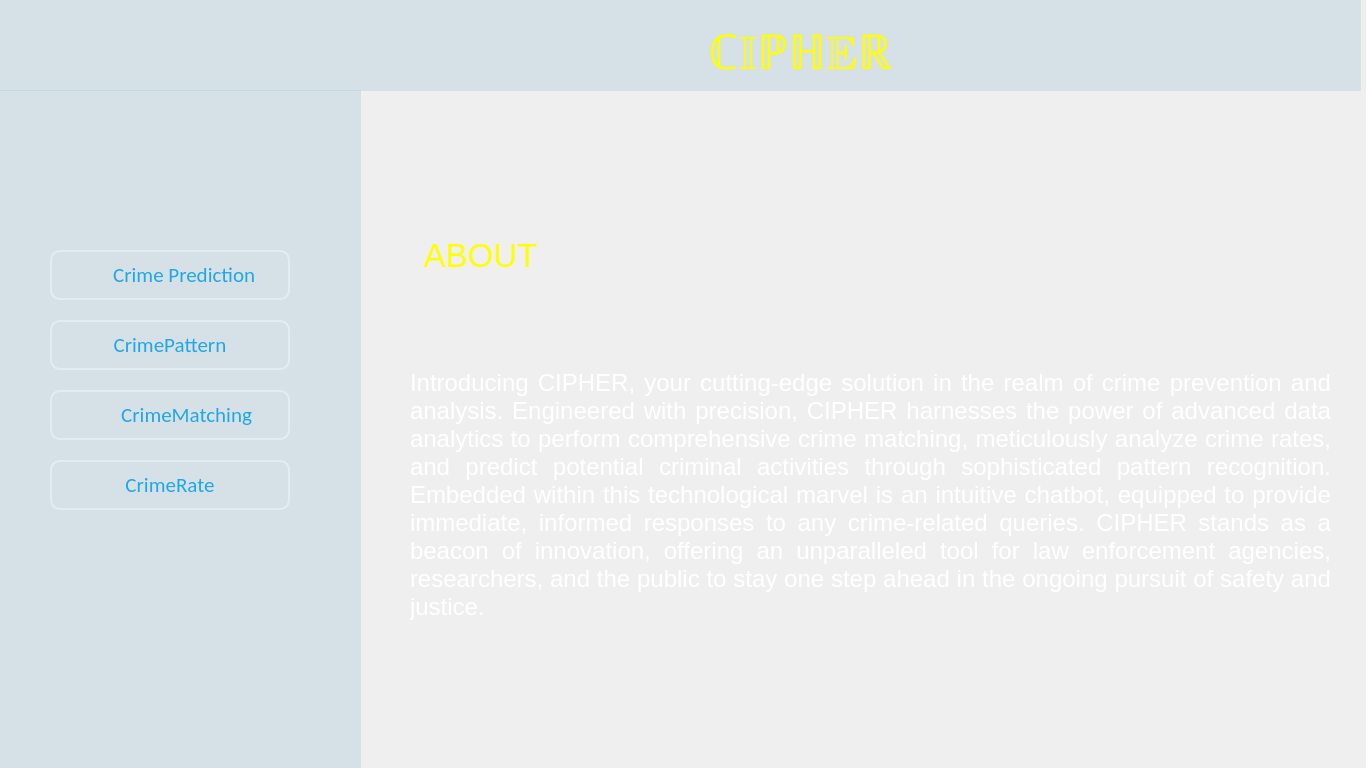
<?xml version="1.0" encoding="UTF-8"?>
<ui version="4.0">
 <class>Dialog</class>
 <widget class="QDialog" name="Dialog">
  <property name="geometry">
   <rect>
    <x>0</x>
    <y>0</y>
    <width>1366</width>
    <height>768</height>
   </rect>
  </property>
  <property name="windowTitle">
   <string>Dialog</string>
  </property>
  <widget class="QLabel" name="background">
   <property name="geometry">
    <rect>
     <x>-10</x>
     <y>0</y>
     <width>1366</width>
     <height>768</height>
    </rect>
   </property>
   <property name="text">
    <string/>
   </property>
   <property name="pixmap">
    <pixmap>Images/BG.jpg</pixmap>
   </property>
   <property name="scaledContents">
    <bool>true</bool>
   </property>
  </widget>
  <widget class="QLabel" name="cipher">
   <property name="geometry">
    <rect>
     <x>670</x>
     <y>10</y>
     <width>261</width>
     <height>81</height>
    </rect>
   </property>
   <property name="styleSheet">
    <string notr="true">color: rgb(255, 255, 0);
font: 75 36pt ;
</string>
   </property>
   <property name="text">
    <string>ℂ𝕀ℙℍ𝔼ℝ</string>
   </property>
   <property name="alignment">
    <set>Qt::AlignCenter</set>
   </property>
  </widget>
  <widget class="QPushButton" name="crimematching">
   <property name="geometry">
    <rect>
     <x>50</x>
     <y>390</y>
     <width>240</width>
     <height>50</height>
    </rect>
   </property>
   <property name="font">
    <font>
     <family>Calibri</family>
     <pointsize>16</pointsize>
     <weight>50</weight>
     <italic>false</italic>
     <bold>false</bold>
    </font>
   </property>
   <property name="acceptDrops">
    <bool>false</bool>
   </property>
   <property name="autoFillBackground">
    <bool>false</bool>
   </property>
   <property name="styleSheet">
    <string notr="true">color: rgb(0, 163, 238);
font: 16pt &quot;Calibri&quot;;
border:2px solid white;
border-radius:10px;
background-color: rgba(255, 255, 255,0);</string>
   </property>
   <property name="text">
    <string>       CrimeMatching</string>
   </property>
  </widget>
  <widget class="QPushButton" name="crimeprediction">
   <property name="geometry">
    <rect>
     <x>50</x>
     <y>250</y>
     <width>240</width>
     <height>50</height>
    </rect>
   </property>
   <property name="font">
    <font>
     <family>Calibri</family>
     <pointsize>16</pointsize>
     <weight>50</weight>
     <italic>false</italic>
     <bold>false</bold>
    </font>
   </property>
   <property name="styleSheet">
    <string notr="true">color: rgb(0, 163, 238);
font: 16pt &quot;Calibri&quot;;
border:2px solid white;
border-radius:10px;
background-color: rgba(255, 255, 255,0);</string>
   </property>
   <property name="text">
    <string>      Crime Prediction</string>
   </property>
  </widget>
  <widget class="QPushButton" name="crimepattern">
   <property name="geometry">
    <rect>
     <x>50</x>
     <y>320</y>
     <width>240</width>
     <height>50</height>
    </rect>
   </property>
   <property name="font">
    <font>
     <family>Calibri</family>
     <pointsize>16</pointsize>
     <weight>50</weight>
     <italic>false</italic>
     <bold>false</bold>
    </font>
   </property>
   <property name="styleSheet">
    <string notr="true">color: rgb(0, 163, 238);
font: 16pt &quot;Calibri&quot;;
border:2px solid white;
border-radius:10px;
background-color: rgba(255, 255, 255,0);</string>
   </property>
   <property name="text">
    <string>CrimePattern</string>
   </property>
  </widget>
  <widget class="QLabel" name="about">
   <property name="geometry">
    <rect>
     <x>310</x>
     <y>210</y>
     <width>341</width>
     <height>91</height>
    </rect>
   </property>
   <property name="font">
    <font>
     <family>Arial</family>
     <pointsize>25</pointsize>
     <weight>9</weight>
     <italic>false</italic>
     <bold>false</bold>
    </font>
   </property>
   <property name="styleSheet">
    <string notr="true">font: 75 25pt &quot;Arial&quot;;
color: rgb(255, 255, 0);

</string>
   </property>
   <property name="text">
    <string>ABOUT</string>
   </property>
   <property name="alignment">
    <set>Qt::AlignCenter</set>
   </property>
  </widget>
  <widget class="QLabel" name="para">
   <property name="geometry">
    <rect>
     <x>410</x>
     <y>240</y>
     <width>921</width>
     <height>511</height>
    </rect>
   </property>
   <property name="font">
    <font>
     <family>MS Sans Serif</family>
     <pointsize>17</pointsize>
     <weight>50</weight>
     <italic>false</italic>
     <bold>false</bold>
    </font>
   </property>
   <property name="styleSheet">
    <string notr="true">font: 17pt &quot;MS Sans Serif&quot;;
color:rgb(0, 0, 0)</string>
   </property>
   <property name="text">
    <string>&lt;html&gt;&lt;head/&gt;&lt;body&gt;&lt;p align=&quot;justify&quot;&gt;&lt;span style=&quot; font-family:'Arvo variant1','Tofu'; font-size:18pt; color:#ffffff;&quot;&gt;Introducing CIPHER, your cutting-edge solution in the realm of crime prevention and analysis. Engineered with precision, CIPHER harnesses the power of advanced data analytics to perform comprehensive crime matching, meticulously analyze crime rates, and predict potential criminal activities through sophisticated pattern recognition. Embedded within this technological marvel is an intuitive chatbot, equipped to provide immediate, informed responses to any crime-related queries. CIPHER stands as a beacon of innovation, offering an unparalleled tool for law enforcement agencies, researchers, and the public to stay one step ahead in the ongoing pursuit of safety and justice.&lt;/span&gt;&lt;/p&gt;&lt;/body&gt;&lt;/html&gt;</string>
   </property>
   <property name="scaledContents">
    <bool>true</bool>
   </property>
   <property name="wordWrap">
    <bool>true</bool>
   </property>
  </widget>
  <widget class="QPushButton" name="crimerate">
   <property name="geometry">
    <rect>
     <x>50</x>
     <y>460</y>
     <width>240</width>
     <height>50</height>
    </rect>
   </property>
   <property name="font">
    <font>
     <family>Calibri</family>
     <pointsize>16</pointsize>
     <weight>50</weight>
     <italic>false</italic>
     <bold>false</bold>
    </font>
   </property>
   <property name="acceptDrops">
    <bool>false</bool>
   </property>
   <property name="autoFillBackground">
    <bool>false</bool>
   </property>
   <property name="styleSheet">
    <string notr="true">color: rgb(0, 163, 238);
font: 16pt &quot;Calibri&quot;;
border:2px solid white;
border-radius:10px;
background-color: rgba(255, 255, 255,0);
</string>
   </property>
   <property name="text">
    <string>CrimeRate</string>
   </property>
  </widget>
  <widget class="QLabel" name="blurtop">
   <property name="geometry">
    <rect>
     <x>0</x>
     <y>0</y>
     <width>1361</width>
     <height>91</height>
    </rect>
   </property>
   <property name="styleSheet">
    <string notr="true">background-color: rgba(131, 177, 203,60);</string>
   </property>
   <property name="text">
    <string/>
   </property>
  </widget>
  <widget class="QLabel" name="blurside">
   <property name="geometry">
    <rect>
     <x>0</x>
     <y>90</y>
     <width>361</width>
     <height>771</height>
    </rect>
   </property>
   <property name="styleSheet">
    <string notr="true">background-color: rgba(131, 177, 203,60);</string>
   </property>
   <property name="text">
    <string/>
   </property>
  </widget>
  <widget class="QLabel" name="label">
   <property name="geometry">
    <rect>
     <x>60</x>
     <y>400</y>
     <width>31</width>
     <height>31</height>
    </rect>
   </property>
   <property name="styleSheet">
    <string notr="true">color: rgb(255, 255, 255);</string>
   </property>
   <property name="text">
    <string/>
   </property>
   <property name="pixmap">
    <pixmap>Images/Icons/puzzle.png</pixmap>
   </property>
   <property name="scaledContents">
    <bool>true</bool>
   </property>
  </widget>
  <widget class="QLabel" name="label_2">
   <property name="geometry">
    <rect>
     <x>60</x>
     <y>470</y>
     <width>31</width>
     <height>31</height>
    </rect>
   </property>
   <property name="styleSheet">
    <string notr="true">color: rgb(255, 255, 255);</string>
   </property>
   <property name="text">
    <string/>
   </property>
   <property name="pixmap">
    <pixmap>Images/Icons/interest-rate.png</pixmap>
   </property>
   <property name="scaledContents">
    <bool>true</bool>
   </property>
  </widget>
  <widget class="QLabel" name="label_3">
   <property name="geometry">
    <rect>
     <x>60</x>
     <y>260</y>
     <width>41</width>
     <height>41</height>
    </rect>
   </property>
   <property name="styleSheet">
    <string notr="true">color: rgb(255, 255, 255);</string>
   </property>
   <property name="text">
    <string/>
   </property>
   <property name="pixmap">
    <pixmap>Images/Icons/predictive-analysis.png</pixmap>
   </property>
   <property name="scaledContents">
    <bool>true</bool>
   </property>
  </widget>
  <widget class="QLabel" name="label_4">
   <property name="geometry">
    <rect>
     <x>60</x>
     <y>330</y>
     <width>31</width>
     <height>31</height>
    </rect>
   </property>
   <property name="styleSheet">
    <string notr="true">color: rgb(255, 255, 255);</string>
   </property>
   <property name="text">
    <string/>
   </property>
   <property name="pixmap">
    <pixmap>Images/Icons/pattern-lock.png</pixmap>
   </property>
   <property name="scaledContents">
    <bool>true</bool>
   </property>
  </widget>
  <zorder>background</zorder>
  <zorder>crimematching</zorder>
  <zorder>crimeprediction</zorder>
  <zorder>crimepattern</zorder>
  <zorder>about</zorder>
  <zorder>para</zorder>
  <zorder>crimerate</zorder>
  <zorder>blurtop</zorder>
  <zorder>blurside</zorder>
  <zorder>cipher</zorder>
  <zorder>label</zorder>
  <zorder>label_2</zorder>
  <zorder>label_3</zorder>
  <zorder>label_4</zorder>
 </widget>
 <resources/>
 <connections/>
</ui>
